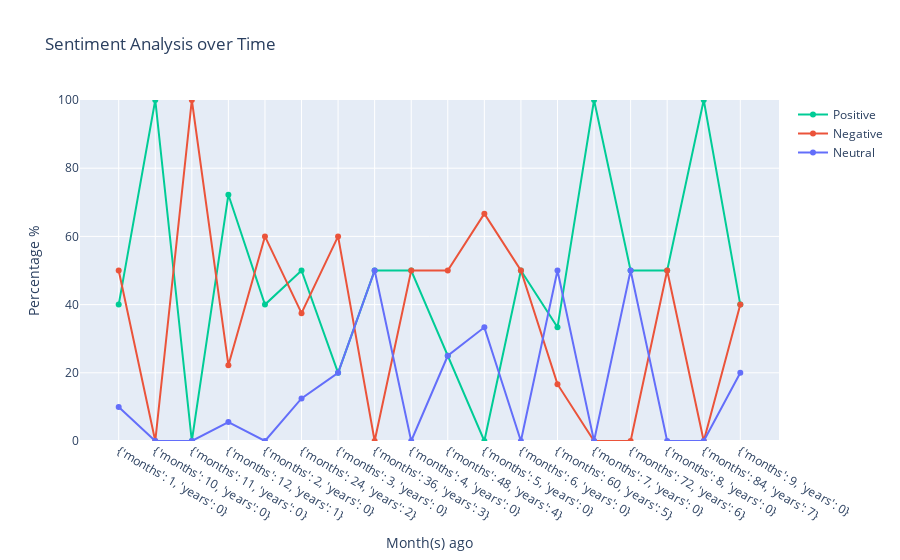

The notebook cell saved with this chart:
### Code cell
fig1 = go.Figure()

fig1.add_trace(go.Line(x=df_groupby_date_label.index,
                      y=df_groupby_date_label['POSITIVE']/df_groupby_date_label['TOTAL']*100,
                      line=dict(color='#00cc96'),
                      name='Positive',
                      text=['{:.2f}%'.format(v) for v in df_groupby_date_label['POSITIVE']/df_groupby_date_label['TOTAL']*100], hovertemplate='%{text}<extra></extra>'))

fig1.add_trace(go.Line(x=df_groupby_date_label.index,
                      y=df_groupby_date_label['NEGATIVE']/df_groupby_date_label['TOTAL']*100,
                      name='Negative',
                      line=dict(color='#eb533a'),
                      text=['{:.2f}%'.format(v) for v in df_groupby_date_label['NEGATIVE']/df_groupby_date_label['TOTAL']*100], hovertemplate='%{text}<extra></extra>'))

fig1.add_trace(go.Line(x=df_groupby_date_label.index,
                      y=df_groupby_date_label['NEUTRAL']/df_groupby_date_label['TOTAL']*100,
                      name='Neutral',
                      line=dict(color='#636efa'),
                      text=['{:.2f}%'.format(v) for v in df_groupby_date_label['NEUTRAL']/df_groupby_date_label['TOTAL']*100], hovertemplate='%{text}<extra></extra>'))

fig1.update_layout(title='Sentiment Analysis over Time', xaxis_title='Month(s) ago', yaxis_title='Percentage %', yaxis_range=[0,100])
fig1.show()

### Figure 1 — Plotly figure (JSON) as saved in the notebook; plotly's stock layout.template omitted (floating-point values rounded to 4 significant figures)
{"data": [{"hovertemplate": "%{text}<extra></extra>", "line": {"color": "#00cc96"}, "name": "Positive", "text": ["40.00%", "100.00%", "0.00%", "72.22%", "40.00%", "50.00%", "20.00%", "50.00%", "50.00%", "25.00%", "0.00%", "50.00%", "33.33%", "100.00%", "50.00%", "50.00%", "100.00%", "40.00%"], "type": "scatter", "x": ["{'months': 1, 'years': 0}", "{'months': 10, 'years': 0}", "{'months': 11, 'years': 0}", "{'months': 12, 'years': 1}", "{'months': 2, 'years': 0}", "{'months': 24, 'years': 2}", "{'months': 3, 'years': 0}", "{'months': 36, 'years': 3}", "{'months': 4, 'years': 0}", "{'months': 48, 'years': 4}", "{'months': 5, 'years': 0}", "{'months': 6, 'years': 0}", "{'months': 60, 'years': 5}", "{'months': 7, 'years': 0}", "{'months': 72, 'years': 6}", "{'months': 8, 'years': 0}", "{'months': 84, 'years': 7}", "{'months': 9, 'years': 0}"], "y": [40, 100, 0, 72.22, 40, 50, 20, 50, 50, 25, 0, 50, 33.33, 100, 50, 50, 100, 40]}, {"hovertemplate": "%{text}<extra></extra>", "line": {"color": "#eb533a"}, "name": "Negative", "text": ["50.00%", "0.00%", "100.00%", "22.22%", "60.00%", "37.50%", "60.00%", "0.00%", "50.00%", "50.00%", "66.67%", "50.00%", "16.67%", "0.00%", "0.00%", "50.00%", "0.00%", "40.00%"], "type": "scatter", "x": ["{'months': 1, 'years': 0}", "{'months': 10, 'years': 0}", "{'months': 11, 'years': 0}", "{'months': 12, 'years': 1}", "{'months': 2, 'years': 0}", "{'months': 24, 'years': 2}", "{'months': 3, 'years': 0}", "{'months': 36, 'years': 3}", "{'months': 4, 'years': 0}", "{'months': 48, 'years': 4}", "{'months': 5, 'years': 0}", "{'months': 6, 'years': 0}", "{'months': 60, 'years': 5}", "{'months': 7, 'years': 0}", "{'months': 72, 'years': 6}", "{'months': 8, 'years': 0}", "{'months': 84, 'years': 7}", "{'months': 9, 'years': 0}"], "y": [50, 0, 100, 22.22, 60, 37.5, 60, 0, 50, 50, 66.67, 50, 16.67, 0, 0, 50, 0, 40]}, {"hovertemplate": "%{text}<extra></extra>", "line": {"color": "#636efa"}, "name": "Neutral", "text": ["10.00%", "0.00%", "0.00%", "5.56%", "0.00%", "12.50%", "20.00%", "50.00%", "0.00%", "25.00%", "33.33%", "0.00%", "50.00%", "0.00%", "50.00%", "0.00%", "0.00%", "20.00%"], "type": "scatter", "x": ["{'months': 1, 'years': 0}", "{'months': 10, 'years': 0}", "{'months': 11, 'years': 0}", "{'months': 12, 'years': 1}", "{'months': 2, 'years': 0}", "{'months': 24, 'years': 2}", "{'months': 3, 'years': 0}", "{'months': 36, 'years': 3}", "{'months': 4, 'years': 0}", "{'months': 48, 'years': 4}", "{'months': 5, 'years': 0}", "{'months': 6, 'years': 0}", "{'months': 60, 'years': 5}", "{'months': 7, 'years': 0}", "{'months': 72, 'years': 6}", "{'months': 8, 'years': 0}", "{'months': 84, 'years': 7}", "{'months': 9, 'years': 0}"], "y": [10, 0, 0, 5.556, 0, 12.5, 20, 50, 0, 25, 33.33, 0, 50, 0, 50, 0, 0, 20]}], "layout": {"title": {"text": "Sentiment Analysis over Time"}, "xaxis": {"title": {"text": "Month(s) ago"}}, "yaxis": {"range": [0, 100], "title": {"text": "Percentage %"}}}}
